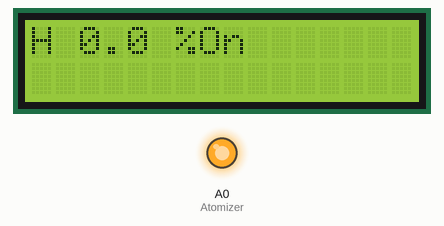
A sketch run on a simulated Arduino Uno, built with avr-gcc and run on an emulated ATmega328P. On the bench: 16×2 character LCD, output pins drawn as LEDs (lit = HIGH).

Above: at 0.1 s.
Timing chart, 0 to 1.6 s (numbered marks = the images above):
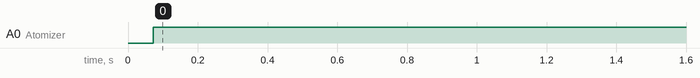

The sketch:

watergrove.ino
```cpp
#include <LiquidCrystal_I2C.h>
#include <DHT11.h>
#include <Wire.h>

#define Atomizer A0

LiquidCrystal_I2C lcd(0x27,16,2);

int pin=7;
DHT11 dht11(pin);

void setup()
{
  lcd.init();
  Serial.begin(9600);
  pinMode(Atomizer, OUTPUT);
}

void loop()
{
  float h;

  if(h>=70)
  {
    digitalWrite(Atomizer,LOW);
  }

  lcd.backlight();
  lcd.display();
  lcd.print("H ");
  lcd.print(h,1);
  lcd.print(" %");

   if(h<70)
   {
    digitalWrite(Atomizer,HIGH);
    lcd.print("On");
   }
   delay(1500);
   lcd.clear();
}
```

Measured:
- by itself, A0 (Atomizer): LOW → HIGH at 0.07 s
